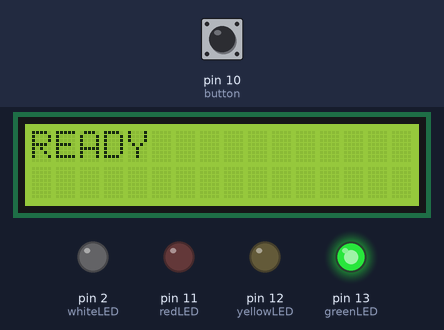
Simulated run of this sketch. Board: Arduino Uno, built with avr-gcc and run on an emulated ATmega328P. Shown: 16×2 character LCD, output pins drawn as LEDs (lit = HIGH). Dashed ring = blinking. Inputs (shaded band) come from the test bench; at power-on: pin 10 (button) HIGH. Random numbers use the default seed unless the sketch sets one.

Above: at 1.1 s.
At 2.6 s:
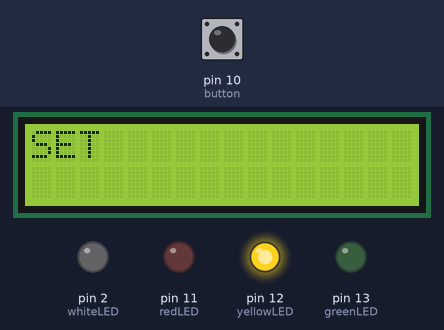
2.7 s: pin 10 (button) pulled LOW for 0.15 s
At 3.02 s:
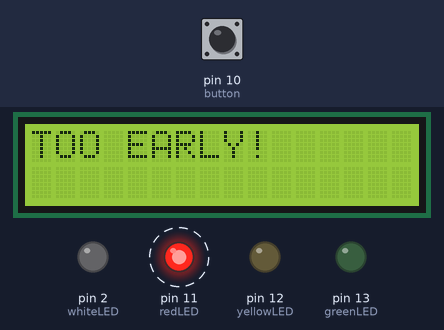
3.4 s: pin 10 (button) pulled LOW for 1 s
5.0 s: pin 10 (button) pulled LOW for 3.2 s
14.5 s: pin 10 (button) pulled LOW for 0.15 s
At 15.0 s:
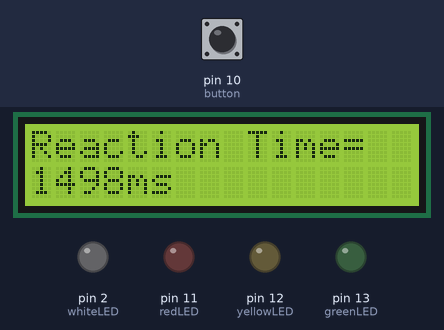
Timing chart, 0 to 24.0 s (numbered marks = the images above; inputs shaded):
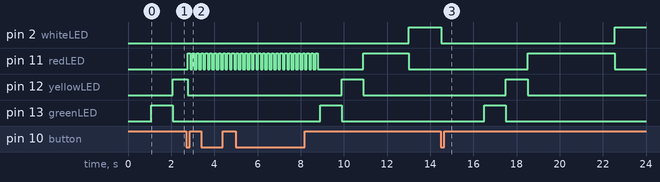

The sketch:

reaction_time_simulator1.ino
```cpp
#include <LiquidCrystal.h>

LiquidCrystal lcd(9, 8, 4, 5, 6, 7);

const int redLED = 11;
const int greenLED = 13;
const int yellowLED = 12;
const int button = 10;
const int whiteLED = 2;
bool game = 0;
bool buttonPressed = 0;
int ran;
bool Timer;
unsigned long startTime;
unsigned long endTime;

void setup()
{
  lcd.begin(16, 2);
  lcd.print("REACTION TIME");
  delay(1000);
  lcd.clear();
  pinMode(redLED, OUTPUT);
  pinMode(greenLED, OUTPUT);
  pinMode(yellowLED, OUTPUT);
  pinMode(whiteLED, OUTPUT);
  pinMode(button, INPUT_PULLUP);
  Serial.begin(9600);
  randomSeed(analogRead(A0));
}

void loop()
{
  while (game == 0){
    countdown();
  }

  while (buttonPressed == 0){
    digitalWrite(whiteLED, HIGH);
    if (digitalRead(button) == LOW && Timer) {
      buttonPressed = 1;
      endTime = millis();
      unsigned long duration = endTime - startTime;
      lcd.clear();
      lcd.print("Reaction Time=");
      lcd.setCursor(0, 1);
      lcd.print(duration);
      lcd.print("ms");
      digitalWrite(whiteLED, LOW);
    }
  }
  delay(2000);
  lcd.clear();
  digitalWrite(whiteLED, LOW);
  game = 0;
  buttonPressed = 0;
}

void countdown() {
  lcd.print("READY");
  digitalWrite(greenLED, HIGH);
  for (int i = 0; i < 10; i++) {
    if (digitalRead(button) == LOW) {
      warning();

      return;
    }
    delay(100);
  }
  digitalWrite(greenLED, LOW);
  lcd.clear();
 lcd.print("SET");
  digitalWrite(yellowLED, HIGH);
  for (int i = 0; i < 10; i++) {
    if (digitalRead(button) == LOW) {
      warning();

      return;
    }
    delay(100);
  }
  digitalWrite(yellowLED, LOW);
  lcd.clear();
  lcd.print("WAIT");
  ran = random(900, 4900);
  digitalWrite(redLED, HIGH);
  for (int i = 0; i < ran; i+=10){
    if (digitalRead(button) == LOW){
      warning();

     return;
    }
    delay(10);
  }
  lcd.clear();
  digitalWrite(redLED, LOW);
  startTime = millis();
  Timer = true;
  lcd.print("GO!");
  game = 1;
}

void warning() {
  lcd.clear();
  digitalWrite(greenLED, LOW);
  digitalWrite(redLED, LOW);
  digitalWrite(yellowLED, LOW);

  for (int i = 0; i < 6; i++) {
  digitalWrite(redLED, HIGH);
  lcd.print("TOO EARLY!");
  delay(100);
  digitalWrite(redLED, LOW);
  lcd.clear();
  delay(100);
  }
  game = 0;
  lcd.clear();
}
```

Measured:
- after the input at 14.5 s, pin 2 (whiteLED): HIGH → LOW at once, → HIGH 8.1 s later; pin 11 (redLED): LOW → HIGH after 4.0 s, → LOW 4.0 s later; pin 12 (yellowLED): LOW → HIGH after 3.0 s, → LOW 1.0 s later; pin 13 (greenLED): LOW → HIGH after 2.0 s, → LOW 1.0 s later; the display: changes at once (image 3)
- what the display in image 0 shows lasts 1.0 s, from 1.1 s to 2.1 s
